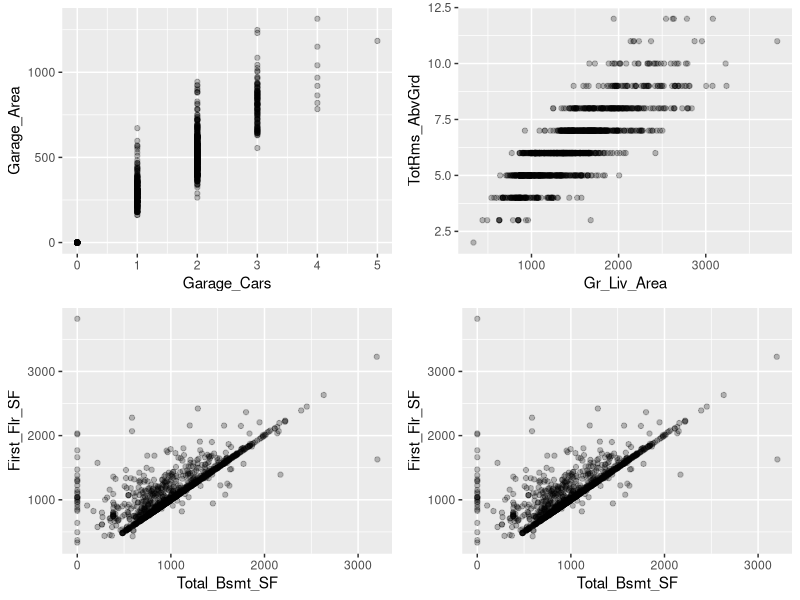
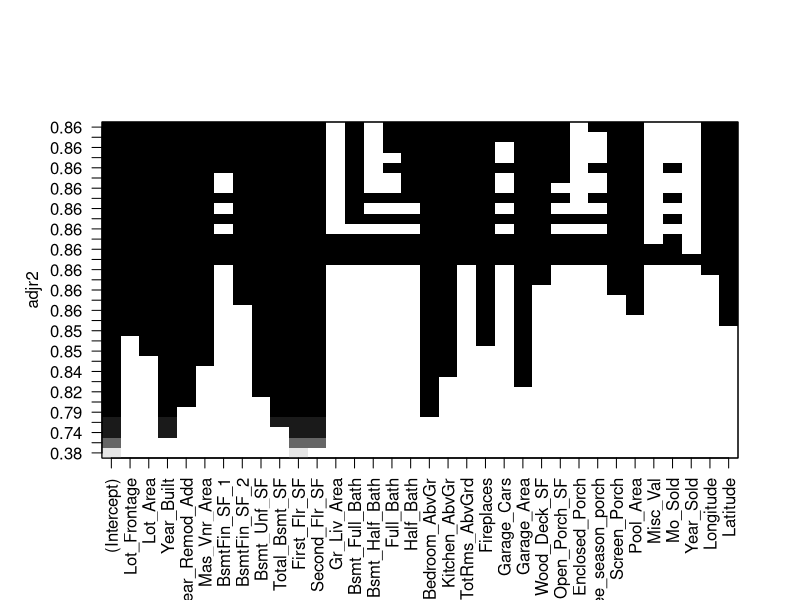
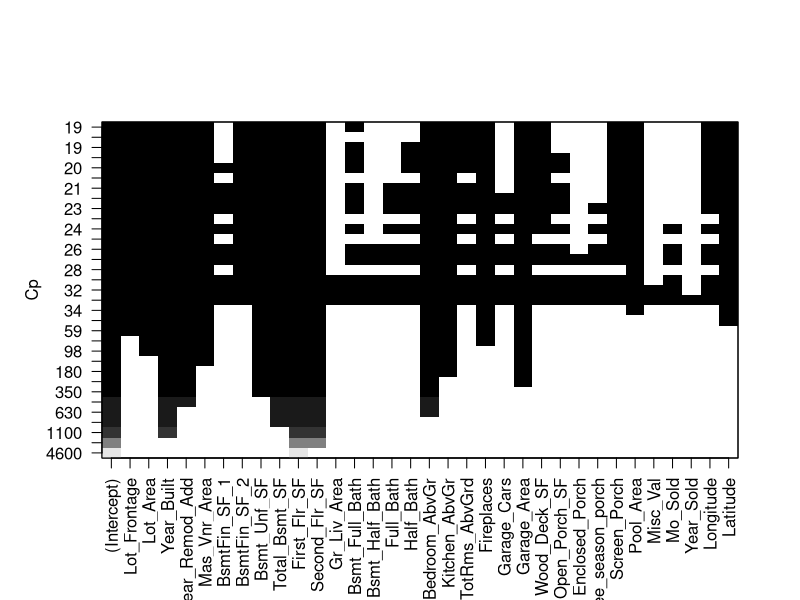
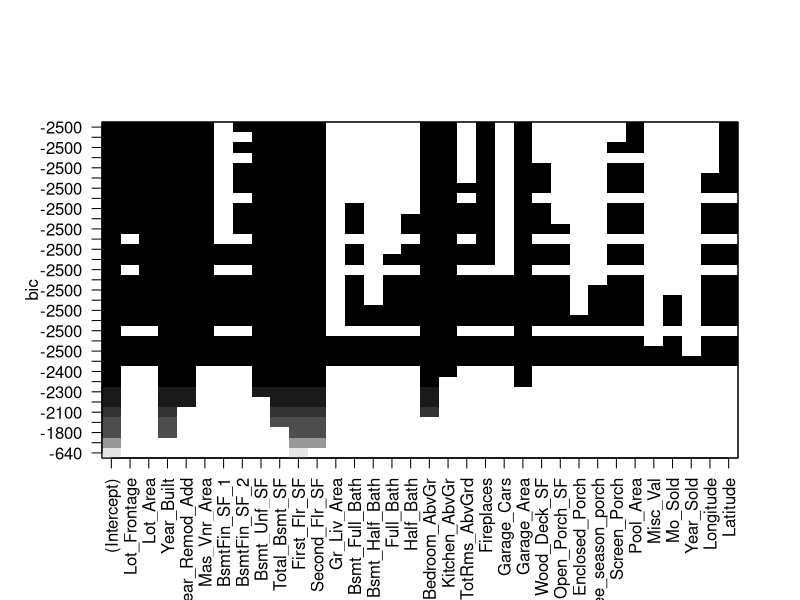
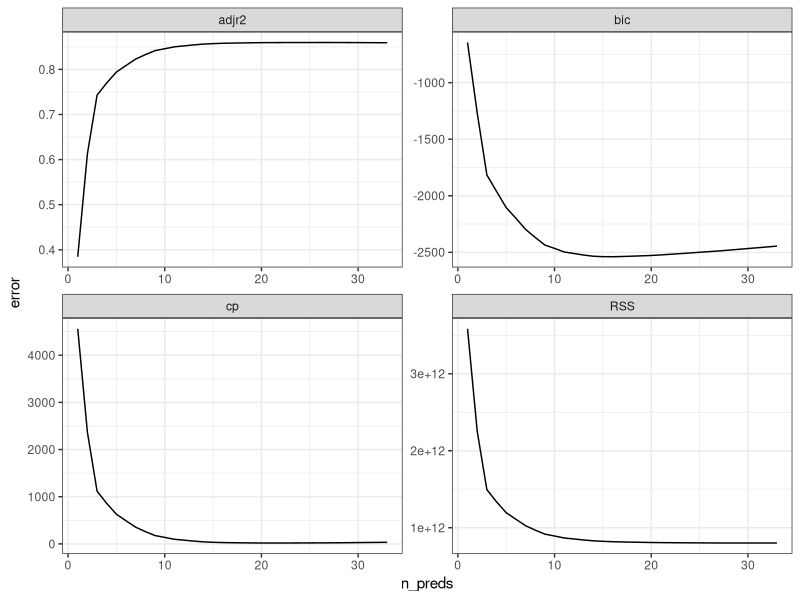

Generate these figures, in order, with R:
## ---- chunk 1
knitr::opts_chunk$set(echo = TRUE)
library(tidyverse)
## ---- chunk 2
house<-read_csv("house_train.csv")
## ---- chunk 3
set.seed(10)
library(rsample)
house_part <- initial_split(house)
house_trn <- training(house_part)
house_tst <- testing(house_part)
## ---- chunk 4
house_trn %>% select(is.numeric ) %>% #Selects just numeric variables
  cor() %>% #Computes pairwise correlations
  as.data.frame() %>% #Converts matrix to data frame
  rownames_to_column( "variable") %>% #uses row names as first column
  pivot_longer(!variable)  %>% #Converts to tidy frame with 1 column for correlation
  filter(name != variable) %>% #Removes correlations between variable and itself
  mutate(R2 = value^2) %>% #Computes R^2, which is always between 0 and 1
  arrange(desc(R2)) #sorts in decreasing order of correlation strength
## ---- chunk 5
library(gridExtra)
g1<- house_trn %>% ggplot(aes(x = Garage_Cars, y= Garage_Area))+geom_point(alpha = .25)
g2<- house_trn %>% ggplot(aes(x = Gr_Liv_Area, y= TotRms_AbvGrd))+geom_point(alpha = .25)
g3<- house_trn %>% ggplot(aes(x = Total_Bsmt_SF, y= First_Flr_SF))+geom_point(alpha = .25)
g4<- house_trn %>% ggplot(aes(x = Second_Flr_SF, y= Gr_Liv_Area))+geom_point(alpha = .25)

grid.arrange(g1,g2,g3,g3, nrow =2)
## ---- chunk 6
library(leaps)
house_trn_num <- house_trn %>% select(is.numeric)

back_elim <- regsubsets(Sale_Price ~., data= house_trn_num, really.big=T, method = "backward", nvmax = 33)
## ---- chunk 7
plot(back_elim, scale = "adjr2")
plot(back_elim, scale = "Cp")
plot(back_elim, scale = "bic")
## ---- chunk 8
back_elim_metrics <- data.frame(
  RSS = summary(back_elim)$rss,
  adjr2 = summary(back_elim)$adjr2,
  cp = summary(back_elim)$cp,
  bic = summary(back_elim)$bic,
  n_preds = 1:33
)
## ---- chunk 9
back_elim_metrics %>% 
  pivot_longer(!n_preds, names_to = "metric", values_to = "error") %>% 
  ggplot(aes(x = n_preds, y = error )) + 
  geom_line( ) +
  facet_wrap(~metric, scales = "free")+
  theme_bw()
## ---- chunk 10
back_elim_metrics %>% 
  summarize(
    min_rss = which.min(RSS),
    max_adjr2 = which.max(adjr2),
    min_cp =which.min(cp),
    min_bic =which.min(bic)
  )
## ---- chunk 11
adjr2_names <- names(coef(back_elim, 24)[-1])
adjr2_formula <- reformulate(adjr2_names, response = "Sale_Price")
house24 <- lm(adjr2_formula, data = house_trn_num)

cp_names <- names(coef(back_elim, 21)[-1])
cp_formula <- reformulate(cp_names, response = "Sale_Price")
house21 <- lm(cp_formula, data = house_trn_num)

bic_names <- names(coef(back_elim, 15)[-1])
bic_formula <- reformulate(bic_names, response = "Sale_Price")
house15 <- lm(bic_formula, data = house_trn_num)

house_full <- lm(Sale_Price ~ ., house_trn_num)
## ---- chunk 12
house_tst_num <- house_tst %>% select(is.numeric)
get_rmse <- function(mod){
  preds <- predict(mod, house_tst_num)
  rmse <- sqrt(mean((house_tst_num$Sale_Price - preds)^2))
  rmse
}
## ---- chunk 13
data.frame(n_preds = c(15, 21, 24, 33), rMSE = c(
  get_rmse(house15),
  get_rmse(house21),
  get_rmse(house24),
  get_rmse(house_full)
)) %>% 
  arrange(rMSE)
## ---- chunk 14
#This function creates your linear model. I will apply it to the results of FirstName_LastName_processing(house_train)

FirstName_LastName_model <- function(training_data){ 
  library(tidyverse)     ## Load whatever packages you need
  my_mod <- lm(Sale_Price ~ 1, data = training_data)    ## Create your model. Replace 1 with your actual model formula. Do not replace "training_data"
  my_mod      ##return your model as output
}
## ---- chunk 15
# This function makes predictions for the Sale_Price of houses. 
# I will apply it to the results of FirstName_LastName_processing(house_test) and FirstName_LastName_model(house_train)


FirstName_LastName_predictions <- function(model, test_data){ 
  library(tidyverse)     ## Load whatever packages you need
  my_preds <- predict(model, test_data)   ## Make predictions based on your model. Don't change this line.
  my_preds      ##return your predictions as output
}
## ---- chunk 16
#This function performs data processing. Anything you do to the training set must be repeated on the test set.
# I will apply this function to the test and training data

FirstName_LastName2_processing <- function(my_data){
  library(tidyverse) ## Load whatever packages you need
  processed_data <- my_data %>% mutate(Sale_Price = Sale_Price) ## Include all relevant processing steps. The included step is just a placeholder example
  processed_data ## returns the processed data as output
}
## ---- chunk 17
#This function creates your linear model. I will apply it to the results of FirstName_LastName_processing(house_train)

FirstName_LastName2_model <- function(training_data){ 
  library(tidyverse)     ## Load whatever packages you need
  my_mod <- lm(Sale_Price ~ 1, data = training_data)    ## Create your model. Replace 1 with your actual model formula. Do not replace "training_data"
  my_mod      ##return your model as output
}
## ---- chunk 18
# This function makes predictions for the Sale_Price of houses. 
# I will apply it to the results of FirstName_LastName_processing(house_test) and FirstName_LastName_model(house_train)
# If you performed any transformations on the response variable, you must transform the predicted values back into Sale_Price

FirstName_LastName2_predictions <- function(model, test_data){ 
  library(tidyverse)     ## Load whatever packages you need
  my_preds <- predict(model, test_data)   ## Make predictions based on your model. Don't change this line.
  my_preds<- my_preds*1 ## Transform your model predictions back to the original units for Sale_Price, if necessary
  my_preds      ##return your predictions as output
}
